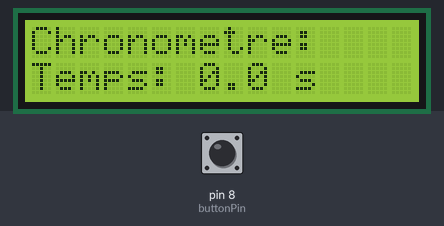
Bench run of a sketch on a simulated Arduino Uno, built with avr-gcc and run on an emulated ATmega328P. On the bench: 16×2 character LCD. The inputs (shaded band) are chosen by the test bench; at power-on: pin 8 (buttonPin) HIGH.

Above: at 1.2 s.
1.3 s: pin 8 (buttonPin) pulled LOW for 0.15 s
At 1.65 s:
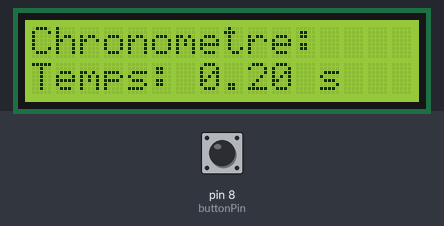
3.0 s: pin 8 (buttonPin) pulled LOW for 1 s
At 3.2 s:
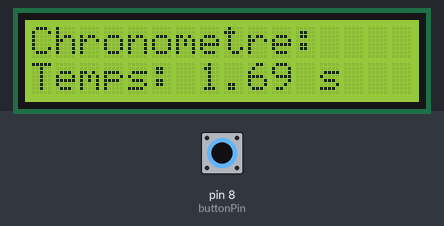
5.5 s: pin 8 (buttonPin) pulled LOW for 0.15 s
At 5.86 s:
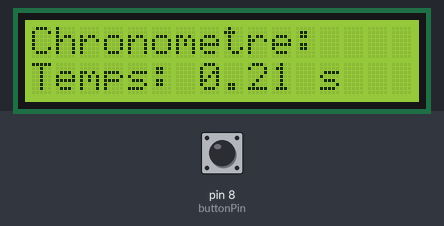
7.2 s: pin 8 (buttonPin) pulled LOW for 3.2 s
At 10.94 s:
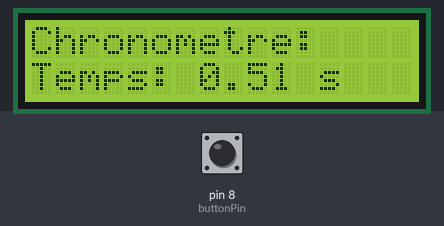
Timing chart, 0 to 12.4 s (numbered marks = the images above; inputs shaded):
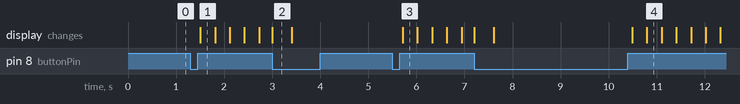

The sketch:

job7.ino
```cpp
// Inclure la bibliothèque LiquidCrystal
#include <LiquidCrystal.h>

// Initialiser la bibliothèque LiquidCrystal avec les numéros des broches de l'Arduino auxquelles l'écran LCD est connecté
const int rs = 12, en = 11, d4 = 5, d5 = 4, d6 = 3, d7 = 2;
LiquidCrystal lcd(rs, en, d4, d5, d6, d7);

// Broche pour le bouton pressoir
const int buttonPin = 8;

// Variables pour le chronomètre
bool isRunning = false;
unsigned long startTime;
unsigned long elapsedTime;

void setup() {
  // Configure la taille de l'écran LCD (nombre de colonnes et de lignes)
  lcd.begin(16, 2);

  // Configure la broche du bouton pressoir comme entrée
  pinMode(buttonPin, INPUT_PULLUP);
}

void loop() {
  // Lire l'état du bouton pressoir
  int buttonState = digitalRead(buttonPin);

  // Si le bouton est enfoncé (état LOW avec INPUT_PULLUP), démarrer ou arrêter le chronomètre
  if (buttonState == LOW) {
    isRunning = !isRunning;

    // Si le chronomètre est en cours d'exécution, enregistrer le temps de départ
    if (isRunning) {
      startTime = millis();
    }

    // Attendre un peu pour éviter les rebonds (debouncing)
    delay(200);
  }

  // Si le chronomètre est en cours d'exécution, mettre à jour le temps écoulé
  if (isRunning) {
    elapsedTime = millis() - startTime;
  }

  // Afficher le temps écoulé sur l'écran LCD
  lcd.setCursor(0, 0);
  lcd.print("Chronometre:    ");
  lcd.setCursor(0, 1);
  lcd.print("Temps: ");
  lcd.print(elapsedTime / 1000);
  lcd.print(".");
  lcd.print((elapsedTime % 1000) / 10);
  lcd.print(" s     ");
}
```

Measured:
- after the input at 1.3 s, the display: changes after 0.21 s (image 1)
- after the input at 5.5 s, the display: changes after 0.22 s (image 3)
- what the display in image 2 shows lasts 0.4 s, from 3.0 s to 3.4 s
